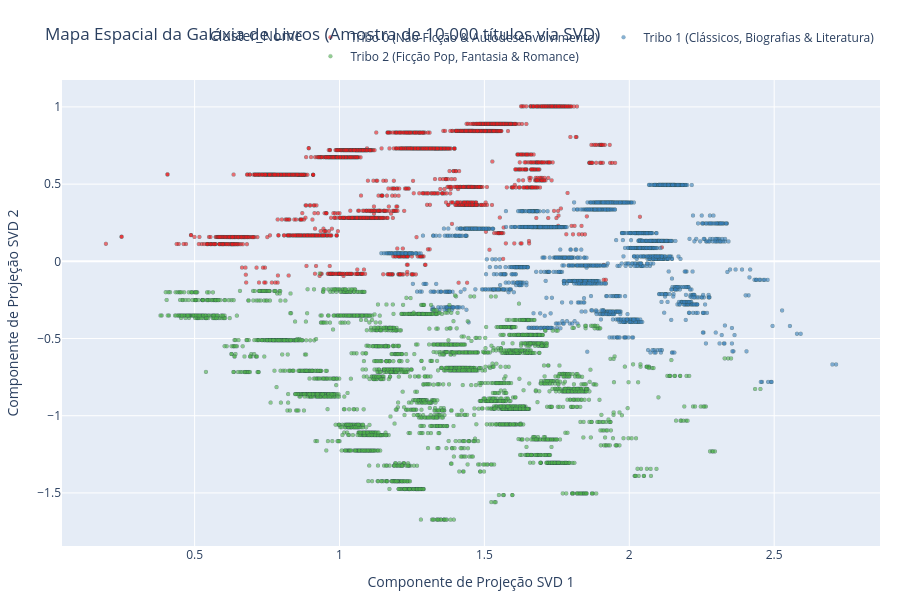

Source (notebook cell):
### Markdown cell above
* **Insight Acadêmico:** Com um p-value de praticamente zero ($p < 0.001$), rejeitamos a hipótese nula com segurança máxima. Isso prova que o algoritmo K-Means separou o catálogo em grupos que possuem hábitos de leitura **inerentemente diferentes** em termos de nota, tamanho de livros e popularidade.

---

## 6. Capítulo 5: Mapeamento da Galáxia do Booklog (Mapa 2D do SVD)
Finalmente, vamos olhar para o **mapa espacial** dessas tribos. 
Usamos a projeção de **SVD (Singular Value Decomposition)** nas 12 variáveis de modelagem para plotar uma amostra de 10.000 livros em duas dimensões.

Cada ponto representa um livro, e a distância espacial reflete a semelhança entre eles.

### Code cell
# Amostra de 10.000 livros para performance visual no navegador
df_sample = df.sample(10000, random_state=42).copy()
df_sample['Cluster_Nome'] = df_sample['Cluster'].map({
    0: 'Tribo 0 (Não-Ficção & Autodesenvolvimento)',
    1: 'Tribo 1 (Clássicos, Biografias & Literatura)',
    2: 'Tribo 2 (Ficção Pop, Fantasia & Romance)'
})

# Mapear cores estritas solicitadas: Tribo 0 = Vermelho, Tribo 1 = Azul, Tribo 2 = Verde
CORES_SCATTER = {
    'Tribo 0 (Não-Ficção & Autodesenvolvimento)': '#e41a1c', # Vermelho
    'Tribo 1 (Clássicos, Biografias & Literatura)': '#377eb8', # Azul
    'Tribo 2 (Ficção Pop, Fantasia & Romance)': '#4daf4a'  # Verde
}

# Gerar gráfico de dispersão 2D com as coordenadas SVD originais
fig_scatter = px.scatter(
    df_sample,
    x='svd_x',
    y='svd_y',
    color='Cluster_Nome',
    hover_name='title',
    hover_data=['author', 'rating', 'pages'],
    title='Mapa Espacial da Galáxia de Livros (Amostra de 10.000 títulos via SVD)',
    category_orders={'Cluster_Nome': [
        'Tribo 0 (Não-Ficção & Autodesenvolvimento)',
        'Tribo 1 (Clássicos, Biografias & Literatura)',
        'Tribo 2 (Ficção Pop, Fantasia & Romance)'
    ]},
    color_discrete_map=CORES_SCATTER,
    labels={'svd_x': 'Componente de Projeção SVD 1', 'svd_y': 'Componente de Projeção SVD 2'}
)

fig_scatter.update_traces(marker=dict(size=4, opacity=0.6, line=dict(width=0.2, color='DarkSlateGrey')))
fig_scatter.update_layout(
    height=600,
    legend=dict(orientation="h", yanchor="bottom", y=1.02, xanchor="right", x=1),
    margin=dict(t=80, b=20, l=20, r=20)
)
fig_scatter.show()

### Figure 1 — Plotly figure (JSON) as saved in the notebook; plotly's stock layout.template omitted (floating-point values rounded to 4 significant figures; data arrays with more than 128 entries replaced by an {"elided": "..."} marker saying what was removed)
{"data": [{"customdata": {"elided": "3834x3 mixed values"}, "hovertemplate": "<b>%{hovertext}</b><br><br>Cluster_Nome=Tribo 0 (Não-Ficção & Autodesenvolvimento)<br>Componente de Projeção SVD 1=%{x}<br>Componente de Projeção SVD 2=%{y}<br>author=%{customdata[0]}<br>rating=%{customdata[1]}<br>pages=%{customdata[2]}<extra></extra>", "hovertext": {"elided": "3834 str values"}, "legendgroup": "Tribo 0 (Não-Ficção & Autodesenvolvimento)", "marker": {"color": "#e41a1c", "symbol": "circle", "line": {"color": "DarkSlateGrey", "width": 0.2}, "opacity": 0.6, "size": 4}, "mode": "markers", "name": "Tribo 0 (Não-Ficção & Autodesenvolvimento)", "showlegend": true, "x": {"elided": "3834 float values"}, "xaxis": "x", "y": {"elided": "3834 float values"}, "yaxis": "y", "type": "scattergl"}, {"customdata": {"elided": "2620x3 mixed values"}, "hovertemplate": "<b>%{hovertext}</b><br><br>Cluster_Nome=Tribo 1 (Clássicos, Biografias & Literatura)<br>Componente de Projeção SVD 1=%{x}<br>Componente de Projeção SVD 2=%{y}<br>author=%{customdata[0]}<br>rating=%{customdata[1]}<br>pages=%{customdata[2]}<extra></extra>", "hovertext": {"elided": "2620 str values"}, "legendgroup": "Tribo 1 (Clássicos, Biografias & Literatura)", "marker": {"color": "#377eb8", "symbol": "circle", "line": {"color": "DarkSlateGrey", "width": 0.2}, "opacity": 0.6, "size": 4}, "mode": "markers", "name": "Tribo 1 (Clássicos, Biografias & Literatura)", "showlegend": true, "x": {"elided": "2620 float values"}, "xaxis": "x", "y": {"elided": "2620 float values"}, "yaxis": "y", "type": "scattergl"}, {"customdata": {"elided": "3546x3 mixed values"}, "hovertemplate": "<b>%{hovertext}</b><br><br>Cluster_Nome=Tribo 2 (Ficção Pop, Fantasia & Romance)<br>Componente de Projeção SVD 1=%{x}<br>Componente de Projeção SVD 2=%{y}<br>author=%{customdata[0]}<br>rating=%{customdata[1]}<br>pages=%{customdata[2]}<extra></extra>", "hovertext": {"elided": "3546 str values"}, "legendgroup": "Tribo 2 (Ficção Pop, Fantasia & Romance)", "marker": {"color": "#4daf4a", "symbol": "circle", "line": {"color": "DarkSlateGrey", "width": 0.2}, "opacity": 0.6, "size": 4}, "mode": "markers", "name": "Tribo 2 (Ficção Pop, Fantasia & Romance)", "showlegend": true, "x": {"elided": "3546 float values"}, "xaxis": "x", "y": {"elided": "3546 float values"}, "yaxis": "y", "type": "scattergl"}], "layout": {"xaxis": {"anchor": "y", "domain": [0.0, 1.0], "title": {"text": "Componente de Projeção SVD 1"}}, "yaxis": {"anchor": "x", "domain": [0.0, 1.0], "title": {"text": "Componente de Projeção SVD 2"}}, "legend": {"title": {"text": "Cluster_Nome"}, "tracegroupgap": 0, "orientation": "h", "yanchor": "bottom", "y": 1.02, "xanchor": "right", "x": 1}, "title": {"text": "Mapa Espacial da Galáxia de Livros (Amostra de 10.000 títulos via SVD)"}, "margin": {"t": 80, "b": 20, "l": 20, "r": 20}, "height": 600}}
